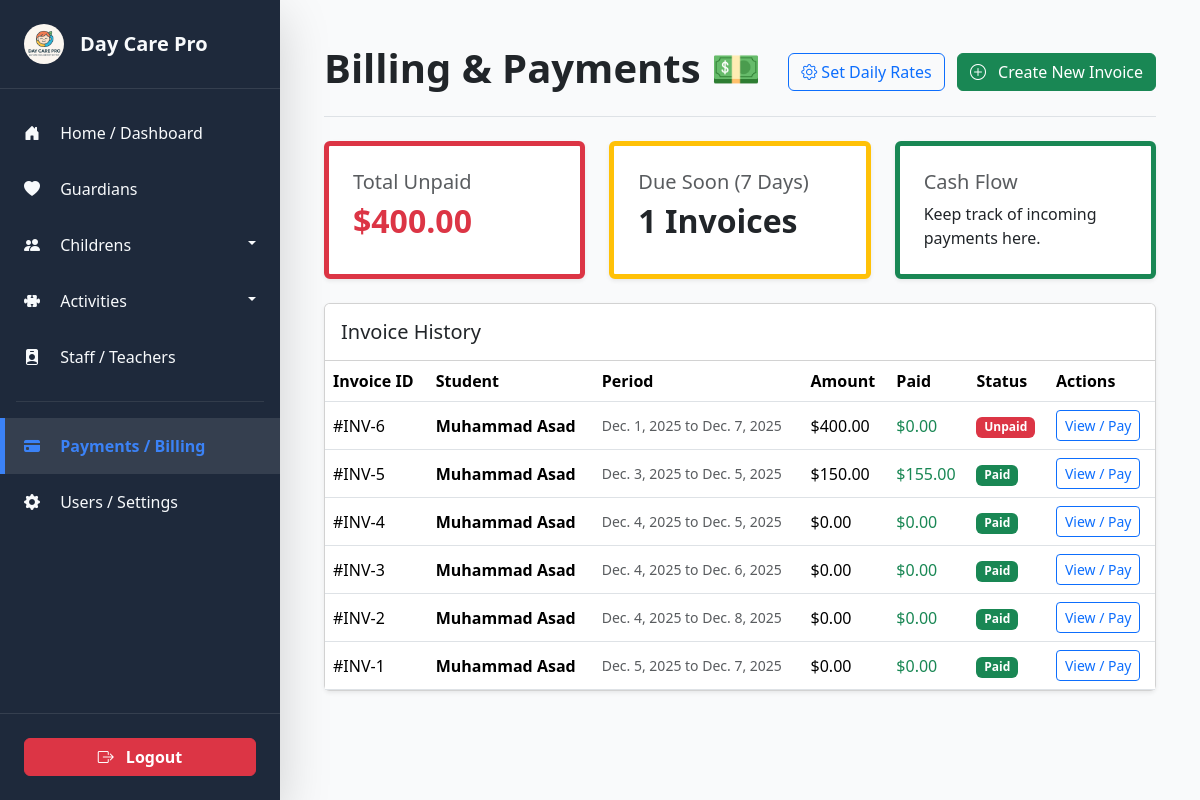
The page /billing/view/ (signed in) on the database as committed earlier.
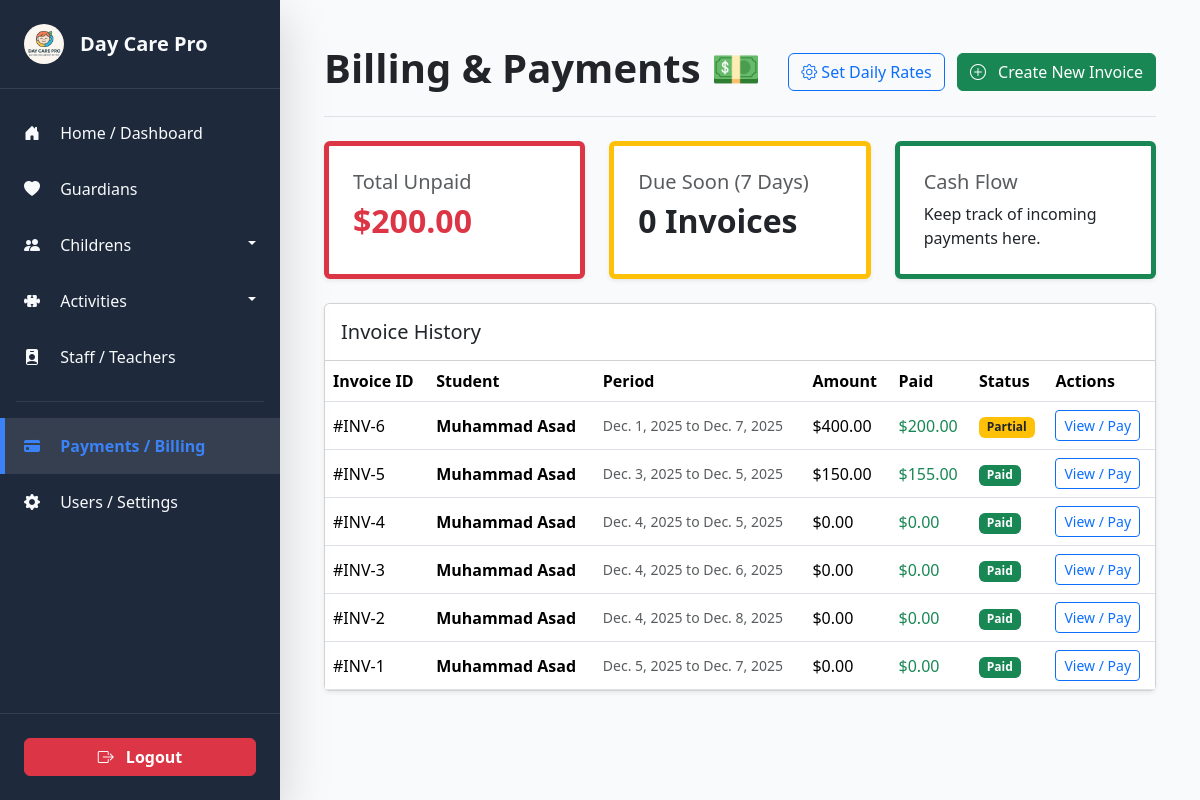
The same page on the database as committed later.
### billings/models.py (models this page shows, shortened)
class Invoice(models.Model):
    STATUS_CHOICES = [
        ('UNPAID', 'Unpaid'),
        ('PARTIAL', 'Partially Paid'),
        ('PAID', 'Paid'),
    ]
    child = models.ForeignKey(Child, on_delete=models.CASCADE, related_name='invoices')
    created_at = models.DateTimeField(auto_now_add=True)
    due_date = models.DateField()
    period_start = models.DateField(help_text="Billing period start")
    period_end = models.DateField(help_text="Billing period end")
    total_days_present = models.IntegerField(default=0)
    daily_rate_applied = models.DecimalField(max_digits=6, decimal_places=2)
    base_amount = models.DecimalField(max_digits=10, decimal_places=2, help_text="Days * Rate")
    adjustment_amount = models.DecimalField(max_digits=10, decimal_places=2, default=0.00, help_text="Positive for extra charge, Negative for discount")
    adjustment_reason = models.CharField(max_length=255, blank=True, null=True)
    total_amount = models.DecimalField(max_digits=10, decimal_places=2)
    amount_paid = models.DecimalField(max_digits=10, decimal_places=2, default=0.00)
    status = models.CharField(max_length=10, choices=STATUS_CHOICES, default='UNPAID')

### children/models.py (models this page shows, shortened)
class Child(models.Model):
    GENDER_CHOICES = [
        ('Male', 'Male'),
        ('Female', 'Female'),
        ('Other', 'Other'),
    ]
    CLASS_CHOICES = [
        ('Infants', 'Infants'),
        ('Toddlers', 'Toddlers'),
        ('Pre-K', 'Pre-K'),
    ]
    STATUS_CHOICES = [
        ('Active', 'Active'),
        ('Pending', 'Pending'),
        ('Left', 'Left'),
    ]
    default_daily_rate = models.DecimalField(max_digits=6, decimal_places=2, default=0.00, help_text="Standard daily charge for this student")
    guardian = models.ForeignKey(Guardian, on_delete=models.CASCADE, related_name='children')
    full_name = models.CharField(max_length=100)
    dob = models.DateField(verbose_name="Date of Birth")
    gender = models.CharField(max_length=10, choices=GENDER_CHOICES)
    enrollment_class = models.CharField(max_length=20, choices=CLASS_CHOICES)
    start_date = models.DateField(default=timezone.now)
    photo = models.ImageField(upload_to='children/', blank=True, null=True)
    status = models.CharField(max_length=10, choices=STATUS_CHOICES, default='Active')

### billings/views.py (the view)
# urls.py: path('view/', views.billing_view, name='billing_view'),
@login_required
def billing_view(request):
    invoices = Invoice.objects.all().order_by('-created_at')
    total_unpaid = invoices.filter(~Q(status='PAID')).aggregate(
        total=Sum('total_amount') - Sum('amount_paid')
    )['total'] or 0
    due_soon = invoices.filter(
        status='UNPAID',
        due_date__lte=timezone.now().date() + timedelta(days=7)
    ).count()
    context = {
        'invoices': invoices,
        'total_unpaid': total_unpaid,
        'due_soon': due_soon,
        'children': Child.objects.filter(status='Active') # For the create dropdown
    }
    return render(request, 'billings/billing_view.html', context)

### templates/billings/billing_view.html (shortened to what this page needs)
{% extends "base.html" %}
{% load static %}
{% block content %}
<div class="container-fluid py-4">
    <div class="d-flex justify-content-between align-items-center mb-4 border-bottom pb-3">
        <h1 class="fw-bold">Billing & Payments 💵</h1>
        <div>
            <button class="btn btn-outline-primary me-2" data-bs-toggle="modal" data-bs-target="#ratesModal">
                <i class="bi bi-gear"></i> Set Daily Rates
            </button>
            <button class="btn btn-success" data-bs-toggle="modal" data-bs-target="#generateModal">
                <i class="bi bi-plus-circle me-2"></i> Create New Invoice
            </button>
        </div>
    </div>
    <div class="row g-4 mb-4">
        <div class="col-lg-4">
            <div class="card shadow-sm p-4 h-100 border-start border-5 border-danger">
                <h5 class="card-title text-muted">Total Unpaid</h5>
                <h2 class="text-danger fw-bold">${{ total_unpaid|floatformat:2 }}</h2>
            </div>
        </div>
        <div class="col-lg-4">
            <div class="card shadow-sm p-4 h-100 border-start border-5 border-warning">
                <h5 class="card-title text-muted">Due Soon (7 Days)</h5>
                <h2 class="text-dark fw-bold">{{ due_soon }} Invoices</h2>
            </div>
        </div>
        <div class="col-lg-4">
            <div class="card shadow-sm p-4 h-100 border-start border-5 border-success">
                <h5 class="card-title text-muted">Cash Flow</h5>
                <p class="mb-0">Keep track of incoming payments here.</p>
            </div>
        </div>
    </div>
    <div class="card shadow-sm">
        <div class="card-header bg-white py-3">
            <h5 class="mb-0">Invoice History</h5>
        </div>
        <div class="table-responsive">
            <table class="table table-hover align-middle mb-0">
                <thead class="bg-light">
                    <tr>
                        <th>Invoice ID</th>
                        <th>Student</th>
                        <th>Period</th>
                        <th>Amount</th>
                        <th>Paid</th>
                        <th>Status</th>
                        <th>Actions</th>
                    </tr>
                </thead>
                <tbody>
                    {% for inv in invoices %}
                    <tr>
                        <td>#INV-{{ inv.id }}</td>
                        <td class="fw-bold">{{ inv.child.full_name }}</td>
                        <td class="small text-muted">{{ inv.period_start }} to {{ inv.period_end }}</td>
                        <td>${{ inv.total_amount }}</td>
                        <td class="text-success">${{ inv.amount_paid }}</td>
                        <td>
                            {% if inv.status == 'PAID' %}
                                <span class="badge bg-success">Paid</span>
                            {% elif inv.status == 'PARTIAL' %}
                                <span class="badge bg-warning text-dark">Partial</span>
                            {% else %}
                                <span class="badge bg-danger">Unpaid</span>
                            {% endif %}
                        </td>
                        <td>
                            <button class="btn btn-sm btn-outline-primary" onclick="openInvoiceModal({{ inv.id }})">
                                View / Pay
                            </button>
                        </td>
                    </tr>
                    {% empty %}
                    <tr><td colspan="7" class="text-center py-4">No invoices found.</td></tr>
                    {% endfor %}
                </tbody>
            </table>
        </div>
    </div>
</div>
{% endblock %}

Rows that differ between the two databases and show on the page:
changed Invoice "Dec. 1, 2025": amount_paid "0.00" → "200.00"; status "Unpaid" → "Partial"
Other text that changed with them:
{{ total_unpaid|floatformat:2 }}: "400.00" → "200.00"
{{ due_soon }}: "1" → "0"
